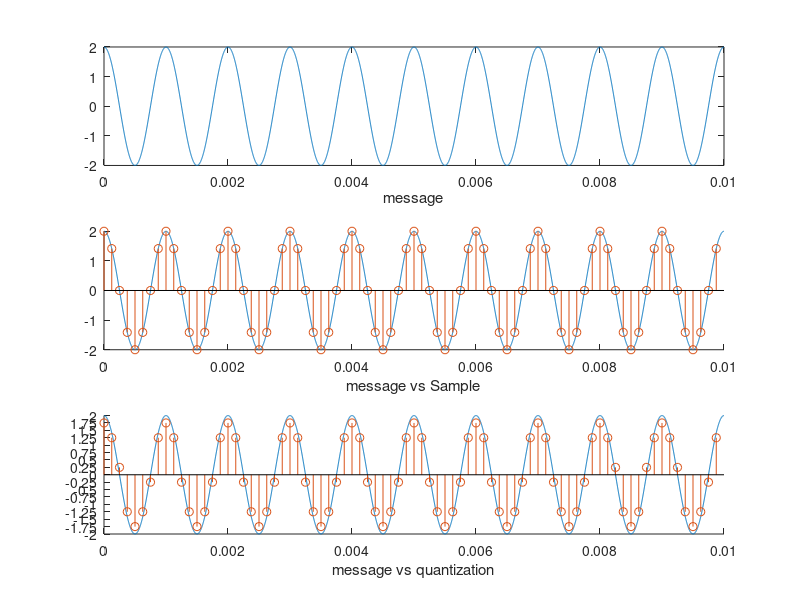

Recreate this plot in MATLAB.

fs = 5e5;      % sampling frequency of original signal : almost continuous
fm  = 1e3;      % Message signal frequency 
figure(7);
Am=2;

t = 0 : 1/fs : 10*1/fm;  % time axis
x = Am*cos(2*pi*t*fm);          % message Signal
subplot(3,1,1);
plot(t,x);                      % plot of msg signal
xlabel('message');
subplot(3,1,2);
hold on;
plot(t,x);
xlabel('message vs Sample');
fs2 = 8e3;     %21             %Sampling frequency
t2 = 0 : 1/fs2 : 10*1/fm-1/fs2; 
x2 = Am*cos(2*pi*t2*fm);         %Sampling
stem(t2,x2);                    %plot for sampling

x3=x2;      
[m,n]=size(t2);
code=zeros(1,n);
% error=0;                         

delta = 1/2;            %delta=2*M/L
for i=1:n
    if(x2(i)>=-4*delta && x2(i)<=-3*delta)          
           code(i)=0;
            x3(i)=-(7*delta)/2;
    elseif(x2(i)>=-3*delta && x2(i)<=-2*delta)
           code(i)=1;
            x3(i)=-(5*delta)/2;
    elseif(x2(i)>=-2*delta && x2(i)<=-delta)
           code(i)=2;
           x3(i)=-(3*delta)/2;
    elseif(x2(i)>=-delta && x2(i)<=0)
           code(i)=3;
           x3(i)=-(delta)/2;
    elseif(x2(i)>=0 && x2(i)<=delta)
           code(i)=4;
           x3(i)=delta/2;
    elseif(x2(i)>=delta && x2(i)<=2*delta)
           code(i)=5; 
           x3(i)=(3*delta)/2;
    elseif(x2(i)>=2*delta && x2(i)<=3*delta)
           code(i)=6;
           x3(i)=(5*delta)/2;
    elseif(x2(i)>=3*delta && x2(i)<=4*delta)
           code(i)=7;
           x3(i)=(7*delta)/2;
    end
    
    
end
    temp=x2-x3;
    temp1=temp.*temp;
    error=sum(temp1);
mean_sqr_error=error/n;
disp(code);
disp(de2bi(code));
subplot(3,1,3);
hold on;
yticks(-Am:delta/2:Am);
plot(t,x);
stem(t2,x3);
xlabel('message vs quantization');
%mean square quantization error
disp(mean_sqr_error);
fprintf('mean square quantization error : %i \n',mean_sqr_error);